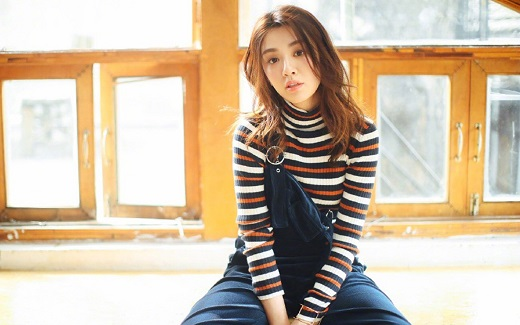
//> input picture 2 OpenCV图像处理/3 OpenCV图像处理进阶（imgproc组件、feature2D组件）/3 直方图与匹配/3 直方图与匹配 (C)/demo1-直方图对比实例/1.jpg, 520 x 325 px
$ ./test   (built with g++ and OpenCV 4)
//> lines starting //> are read from the running program, lines starting //| are printed output that depends on the picture
/**
  ******************************************************************************
  * @file    test.cpp
  * @author  Bruceou
  * @version V1.0
  * @date    2018-03
  * @brief   直方图对比实例
  ******************************************************************************
  * @attention
  * 本程序适用于OpenCV2和OpenCV3版本。
  ******************************************************************************
  */
/**Includes*********************************************************************/
#include "opencv2/highgui/highgui.hpp"
#include "opencv2/imgproc/imgproc.hpp"
/**namespace********************************************************************/
using namespace cv;

/**
  * @brief     帮助信息函数
  * @param     None
  * @retval    None
  */
static void ShowHelpText()
{
	//输出欢迎信息和OpenCV版本
	printf("\n\n\t\t\t   当前使用的OpenCV版本为：" CV_VERSION );
	printf("\n\n  ----------------------------------------------------------------------------\n");
	//输出一些帮助信息
	printf("\n\n【直方图对比】示例程序~\n\n");

}

/**
  * @brief     主函数
  * @param     argc 命令行参数个数
               argv 命令行参数
  * @retval    int
  */
int main (int argc, char **argv)
{
	//【0】改变console字体颜色
	system("color 3F");

	//【1】显示帮助文字
	ShowHelpText();

	//【1】声明储存基准图像和另外两张对比图像的矩阵( RGB 和 HSV )
	Mat srcImage_base, hsvImage_base;
	Mat srcImage_test1, hsvImage_test1;
	Mat srcImage_test2, hsvImage_test2;
	Mat hsvImage_halfDown;

	//【2】载入基准图像(srcImage_base) 和两张测试图像srcImage_test1、srcImage_test2，并显示
	srcImage_base = imread( "1.jpg",1 );
//> srcImage_base is the input picture: 325 rows x 520 cols, CV_8UC3; mean B, G, R 166.9, 189.1, 206.4
	srcImage_test1 = imread( "2.jpg", 1 );
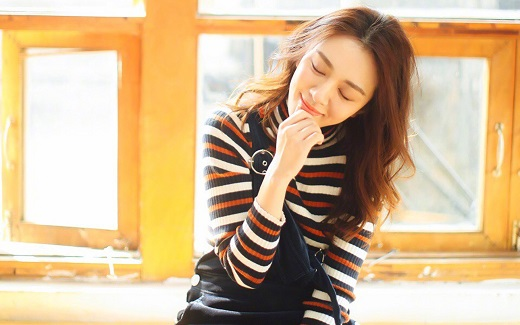
//> input picture 2 OpenCV图像处理/3 OpenCV图像处理进阶（imgproc组件、feature2D组件）/3 直方图与匹配/3 直方图与匹配 (C)/demo1-直方图对比实例/2.jpg, 520 x 325 px
//> srcImage_test1 is the input picture: 325 rows x 520 cols, CV_8UC3; mean B, G, R 145.2, 182.8, 210.3
	srcImage_test2 = imread( "3.jpg", 1 );
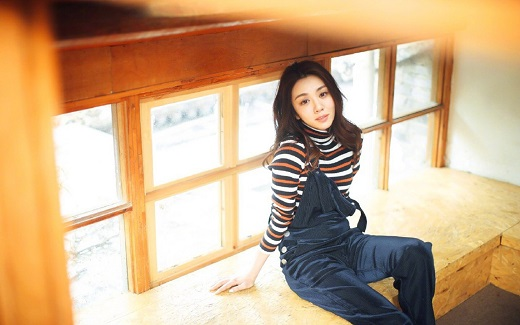
//> input picture 2 OpenCV图像处理/3 OpenCV图像处理进阶（imgproc组件、feature2D组件）/3 直方图与匹配/3 直方图与匹配 (C)/demo1-直方图对比实例/3.jpg, 520 x 325 px
//> srcImage_test2 is the input picture: 325 rows x 520 cols, CV_8UC3; mean B, G, R 135.3, 169.9, 201.9
	//显示载入的3张图像
	imshow("基准图像",srcImage_base);
	imshow("测试图像1",srcImage_test1);
	imshow("测试图像2",srcImage_test2);

	// 【3】将图像由BGR色彩空间转换到 HSV色彩空间
	cvtColor( srcImage_base, hsvImage_base, CV_BGR2HSV );
//> hsvImage_base: 325 rows x 520 cols, CV_8UC3; mean H, S, V 40, 62.5, 210.3
	cvtColor( srcImage_test1, hsvImage_test1, CV_BGR2HSV );
//> hsvImage_test1: 325 rows x 520 cols, CV_8UC3; mean H, S, V 31.7, 81.6, 211.1
	cvtColor( srcImage_test2, hsvImage_test2, CV_BGR2HSV );
//> hsvImage_test2: 325 rows x 520 cols, CV_8UC3; mean H, S, V 32.8, 96.7, 204.8

	//【4】创建包含基准图像下半部的半身图像(HSV格式)
	hsvImage_halfDown = hsvImage_base( Range( hsvImage_base.rows/2, hsvImage_base.rows - 1 ), Range( 0, hsvImage_base.cols - 1 ) );
//> hsvImage_halfDown: 162 rows x 519 cols, CV_8UC3; mean H, S, V 44.9, 52.6, 203.4

	//【5】初始化计算直方图需要的实参
	// 对hue通道使用30个bin,对saturatoin通道使用32个bin
	int h_bins = 50; int s_bins = 60;
	int histSize[] = { h_bins, s_bins };
	// hue的取值范围从0到256, saturation取值范围从0到180
	float h_ranges[] = { 0, 256 };
	float s_ranges[] = { 0, 180 };
	const float* ranges[] = { h_ranges, s_ranges };
	// 使用第0和第1通道
	int channels[] = { 0, 1 };

	// 【6】创建储存直方图的 MatND 类的实例:
	MatND baseHist;
	MatND halfDownHist;
	MatND testHist1;
	MatND testHist2;

	// 【7】计算基准图像，两张测试图像，半身基准图像的HSV直方图:
	calcHist( &hsvImage_base, 1, channels, Mat(), baseHist, 2, histSize, ranges, true, false );
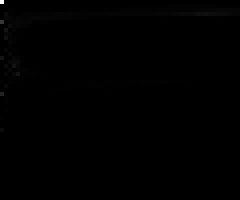
//> baseHist: 50 rows x 60 cols, CV_32FC1 (shown 4 times larger); min 0, max 23594, mean 53.7; drawn with min black and max white
	normalize( baseHist, baseHist, 0, 1, NORM_MINMAX, -1, Mat() );

	calcHist( &hsvImage_halfDown, 1, channels, Mat(), halfDownHist, 2, histSize, ranges, true, false );
	normalize( halfDownHist, halfDownHist, 0, 1, NORM_MINMAX, -1, Mat() );

	calcHist( &hsvImage_test1, 1, channels, Mat(), testHist1, 2, histSize, ranges, true, false );
	normalize( testHist1, testHist1, 0, 1, NORM_MINMAX, -1, Mat() );

	calcHist( &hsvImage_test2, 1, channels, Mat(), testHist2, 2, histSize, ranges, true, false );
	normalize( testHist2, testHist2, 0, 1, NORM_MINMAX, -1, Mat() );


	//【8】按顺序使用4种对比标准将基准图像的直方图与其余各直方图进行对比:
	for( int i = 0; i < 4; i++ )
	{
		//进行图像直方图的对比
		int compare_method = i;
		double base_base = compareHist( baseHist, baseHist, compare_method );
		double base_half = compareHist( baseHist, halfDownHist, compare_method );
		double base_test1 = compareHist( baseHist, testHist1, compare_method );
		double base_test2 = compareHist( baseHist, testHist2, compare_method );

		//输出结果
		printf( " 方法 [%d] 的匹配结果如下：\n\n 【基准图 - 基准图】：%f, 【基准图 - 半身图】：%f,【基准图 - 测试图1】： %f, 【基准图 - 测试图2】：%f \n-----------------------------------------------------------------\n", i, base_base, base_half , base_test1, base_test2 );
	}
//> this loop made 4 passes
//> (base_base, base_half, base_test1, base_test2) on passes 1 to 4: (1, 0.985, 0.932, 0.928), (0, 1.53, 42.65, 23.93), (6.83, 5.46, 5.86, 6.05), (0, 0.189, 0.302, 0.277)
//|  方法 [0] 的匹配结果如下：
//|  【基准图 - 基准图】：1.000000, 【基准图 - 半身图】：0.984953,【基准图 - 测试图1】： 0.931605, 【基准图 - 测试图2】：0.928238
//| -----------------------------------------------------------------
//|  方法 [1] 的匹配结果如下：
//|  【基准图 - 基准图】：0.000000, 【基准图 - 半身图】：1.534957,【基准图 - 测试图1】： 42.648980, 【基准图 - 测试图2】：23.925294
//| -----------------------------------------------------------------
//|  方法 [2] 的匹配结果如下：
//|  【基准图 - 基准图】：6.834195, 【基准图 - 半身图】：5.463972,【基准图 - 测试图1】： 5.859311, 【基准图 - 测试图2】：6.047738
//| -----------------------------------------------------------------
//|  方法 [3] 的匹配结果如下：
//> (the first 10 of 12 printed lines)

	printf( "检测结束。" );
	waitKey(0);
	return 0;
}
